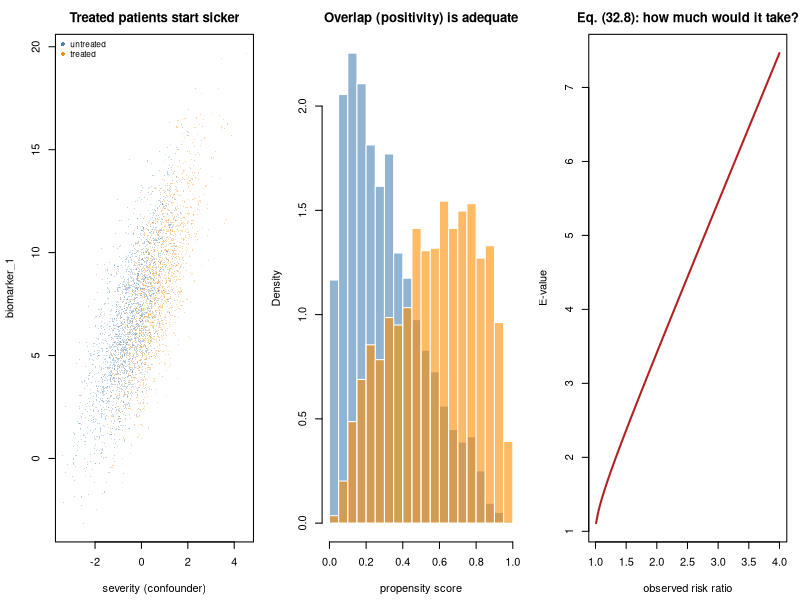

Generate this figure with R:
## ---- chunk 1
MODULE_NAME <- "E4_causal_question"
OUT <- file.path(Sys.getenv("STATS_OUT", unset = "results"), MODULE_NAME)
dir.create(OUT, recursive = TRUE, showWarnings = FALSE)
header <- function(txt) cat("\n", strrep("=", 72), "\n", txt, "\n",
                            strrep("=", 72), "\n", sep = "")
TRUE_ATE <- -1.50     # the estimand: average treatment effect on biomarker_1
## ---- chunk 2
make_registry <- function(seed = 3, n = 4000, ate = TRUE_ATE, unmeasured = 0) {
  set.seed(seed)
  age <- rnorm(n, 64, 11)
  ## Frailty is NEVER returned. It always affects the outcome and the toxicity
  ## risk; `unmeasured` additionally makes it affect TREATMENT, which is what
  ## turns it into a confounder (Q5).
  frailty <- rnorm(n)
  severity <- 0.045*(age - 64) + rnorm(n) + unmeasured*frailty
  biomarker_0 <- 10 + 1.4*severity + rnorm(n, 0, 1.2)
  ## CONFOUNDING BY INDICATION: sicker patients are more likely to be treated.
  lp_t <- -0.4 + 0.95*severity + 0.22*(biomarker_0 - 10) + unmeasured*frailty
  treated <- rbinom(n, 1, plogis(lp_t))
  biomarker_1 <- 8 + ate*treated + 1.7*severity + 0.55*(biomarker_0 - 10) +
    0.02*(age - 64) + 1.6*frailty + rnorm(n, 0, 1.2)
  ## COLLIDER: a common effect of treatment and frailty.
  toxicity <- rbinom(n, 1, plogis(-1.0 + 2.0*treated + 2.2*frailty))
  data.frame(age, severity, biomarker_0, treated, toxicity, biomarker_1)
}
header("The registry")
reg <- make_registry()
cat(sprintf("  n = %d, treated = %d (%.1f%%)\n", nrow(reg), sum(reg$treated),
            100*mean(reg$treated)))
cat(sprintf("\n  %-16s%12s%12s%12s\n", "variable", "untreated", "treated",
            "std. diff"))
for (v in c("age", "severity", "biomarker_0", "toxicity", "biomarker_1")) {
  a <- reg[[v]][reg$treated == 0]; b <- reg[[v]][reg$treated == 1]
  sd_p <- sqrt((var(a) + var(b))/2)
  cat(sprintf("  %-16s%12.3f%12.3f%12.3f\n", v, mean(a), mean(b),
              (mean(b) - mean(a))/sd_p))
}
cat("\n  A standardised difference above ~0.1 marks an imbalanced covariate.\n")
cat("  The treated patients are SICKER at baseline - that is the whole\n")
cat("  problem, and it is visible before any modelling.\n")
## ---- chunk 3

## ---- chunk 4

## ---- chunk 5
# naive <- mean(reg$biomarker_1[reg$treated == 1]) -
#          mean(reg$biomarker_1[reg$treated == 0])
# cat(sprintf("  naive difference in means : %+.3f\n", naive))
# cat(sprintf("  true ATE                  : %+.3f\n", TRUE_ATE))
# cat(sprintf("  bias                      : %+.3f\n", naive - TRUE_ATE))
# cat("\n  The naive estimate has the WRONG SIGN. A drug that genuinely lowers\n")
# cat("  the biomarker appears to raise it, because the patients who received\n")
# cat("  it were sicker to begin with.\n")
#
# ## This is confounding by indication, the default state of every
# ## observational treatment comparison in medicine. Sample size does not help:
# ## with n = 4,000 the naive estimate is precisely and confidently wrong.
# ## Precision is not accuracy.
## ---- chunk 6

## ---- chunk 7

## ---- chunk 8
# CONF <- c("severity", "biomarker_0", "age")
# ## (a) Outcome regression: the coefficient on `treated` is the ATE provided
# ##     the model is right and all confounders are in it.
# m_out <- lm(biomarker_1 ~ treated + severity + biomarker_0 + age, reg)
# ate_reg <- coef(m_out)["treated"]
# ## (b) IPTW: model treatment, then weight by 1/P(own treatment). This builds
# ##     a pseudo-population in which treatment is independent of the measured
# ##     confounders.
# ps_model <- glm(treated ~ severity + biomarker_0 + age, binomial, reg)
# ps <- fitted(ps_model)
# ## Stabilised weights: same estimand, much lower variance.
# p_t <- mean(reg$treated)
# w <- ifelse(reg$treated == 1, p_t/ps, (1 - p_t)/(1 - ps))
# wm <- function(x, ww) sum(x*ww)/sum(ww)
# i1 <- reg$treated == 1; i0 <- !i1
# ate_iptw <- wm(reg$biomarker_1[i1], w[i1]) - wm(reg$biomarker_1[i0], w[i0])
# naive <- mean(reg$biomarker_1[i1]) - mean(reg$biomarker_1[i0])
# cat(sprintf("  %-34s%10s%10s\n", "estimator", "ATE", "bias"))
# cat(sprintf("  %-34s%10.3f%10.3f\n", "naive difference", naive, naive - TRUE_ATE))
# cat(sprintf("  %-34s%10.3f%10.3f\n", "outcome regression", ate_reg, ate_reg - TRUE_ATE))
# cat(sprintf("  %-34s%10.3f%10.3f\n", "IPTW (stabilised)", ate_iptw, ate_iptw - TRUE_ATE))
# cat(sprintf("  %-34s%10.3f%10.3f\n", "TRUTH", TRUE_ATE, 0))
# cat(sprintf("\n  %-16s%18s%22s\n", "covariate", "std diff before",
#             "std diff after IPTW"))
# for (v in CONF) {
#   a <- reg[[v]][i0]; b <- reg[[v]][i1]
#   sd_p <- sqrt((var(a) + var(b))/2)
#   cat(sprintf("  %-16s%18.3f%22.3f\n", v, (mean(b) - mean(a))/sd_p,
#               (wm(b, w[i1]) - wm(a, w[i0]))/sd_p))
# }
# cat(sprintf("\n  weight diagnostics: max = %.2f, effective n = %.0f of %d\n",
#             max(w), sum(w)^2/sum(w^2), nrow(reg)))
#
# ## Both estimators recover the truth, because between them they use the SAME
# ## assumption: all confounders are measured and correctly modelled. They are
# ## not independent checks of each other. What IPTW adds is the BALANCE TABLE,
# ## which IS checkable: if the standardised differences do not collapse, your
# ## propensity model is wrong and you know it before looking at the outcome.
## ---- chunk 9

## ---- chunk 10

## ---- chunk 11
# m_coll <- lm(biomarker_1 ~ treated + severity + biomarker_0 + age + toxicity, reg)
# ## Stratifying on the collider is the same mistake in another costume.
# m_strat <- lm(biomarker_1 ~ treated + severity + biomarker_0 + age,
#               subset(reg, toxicity == 0))
# cat(sprintf("  %-46s%10s%10s\n", "model", "ATE", "bias"))
# for (nm in list(c("correct: confounders only", coef(m_out)["treated"]),
#                 c("+ toxicity (a COLLIDER)", coef(m_coll)["treated"]),
#                 c("restricted to toxicity == 0", coef(m_strat)["treated"]),
#                 c("TRUTH", TRUE_ATE)))
#   cat(sprintf("  %-46s%10.3f%10.3f\n", nm[[1]], as.numeric(nm[[2]]),
#               as.numeric(nm[[2]]) - TRUE_ATE))
# cat(sprintf("\n  toxicity is strongly 'significant': p = %.2e,\n",
#             coef(summary(m_coll))["toxicity", "Pr(>|t|)"]))
# cat(sprintf("  and adding it RAISES R^2 from %.3f to %.3f.\n",
#             summary(m_out)$r.squared, summary(m_coll)$r.squared))
#
# ## Every statistical signal says to include toxicity: it is overwhelmingly
# ## significant, it raises R^2, it lowers the residual variance. And it makes
# ## the answer WRONG - here it overstates the benefit by about a third.
# ##
# ## Toxicity is a common effect of treatment and of frailty, and frailty also
# ## causes the outcome. Conditioning on a common effect induces an association
# ## between its causes (eq. 32.2), so the closed path
# ##     treated -> toxicity <- frailty -> biomarker_1
# ## is opened and its bias lands on the treatment coefficient. Restricting to
# ## non-toxic patients does the same damage - slightly worse, in fact - which
# ## is why "we excluded patients who experienced toxicity" is a red flag in a
# ## methods section.
# ##
# ## NOTHING IN THE DATA distinguishes a collider from a confounder. Only the
# ## knowledge that toxicity happened AFTER treatment, and shares a cause with
# ## the outcome, settles it. That is why you draw the DAG before you fit.
## ---- chunk 12

## ---- chunk 13

## ---- chunk 14
# estimators <- function(df, out_formula, ps_formula) {
#   mo <- lm(out_formula, df)
#   mu1 <- predict(mo, transform(df, treated = 1))
#   mu0 <- predict(mo, transform(df, treated = 0))
#   e <- pmin(pmax(fitted(glm(ps_formula, binomial, df)), 0.02), 0.98)
#   a <- df$treated; y <- df$biomarker_1
#   pt <- mean(a)
#   ws <- ifelse(a == 1, pt/e, (1 - pt)/(1 - e))
#   ate_g <- mean(mu1 - mu0)
#   ate_ipw <- sum(y[a == 1]*ws[a == 1])/sum(ws[a == 1]) -
#              sum(y[a == 0]*ws[a == 0])/sum(ws[a == 0])
#   ## AIPW = g-formula estimate + a weighted residual correction.
#   aipw <- mean(a*(y - mu1)/e - (1 - a)*(y - mu0)/(1 - e) + mu1 - mu0)
#   c(g = ate_g, ipw = ate_ipw, aipw = aipw)
# }
# GOOD_OUT <- biomarker_1 ~ treated + severity + biomarker_0 + age
# BAD_OUT  <- biomarker_1 ~ treated                       # omits confounders
# GOOD_PS  <- treated ~ severity + biomarker_0 + age
# BAD_PS   <- treated ~ age                               # omits real drivers
# cat(sprintf("  %-16s%-14s%10s%10s%10s\n", "outcome model", "PS model",
#             "g-form", "IPTW", "AIPW"))
# for (o in list(c("correct", "GOOD_OUT"), c("WRONG", "BAD_OUT")))
#   for (p_ in list(c("correct", "GOOD_PS"), c("WRONG", "BAD_PS"))) {
#     r <- estimators(reg, get(o[2]), get(p_[2]))
#     cat(sprintf("  %-16s%-14s%10.3f%10.3f%10.3f\n", o[1], p_[1],
#                 r["g"], r["ipw"], r["aipw"]))
#   }
# cat(sprintf("  %-30s%10.3f%10.3f%10.3f\n", "TRUTH", TRUE_ATE, TRUE_ATE, TRUE_ATE))
#
# ## Read the AIPW column: it lands near the truth in the first three rows and
# ## fails only when BOTH models are wrong. That is double robustness - two
# ## chances to be right instead of one.
# ##
# ## It is not magic. AIPW does NOT protect against an unmeasured confounder,
# ## because neither model can contain a variable you do not have. It protects
# ## against getting the functional form wrong, not against the wrong variable
# ## list. Q5 is about the other failure.
## ---- chunk 15

## ---- chunk 16

## ---- chunk 17
# cat(sprintf("  %-14s%10s%11s%10s%10s\n", "unmeasured", "naive", "adjusted",
#             "AIPW", "bias"))
# for (u in c(0, 0.3, 0.6, 1.0, 1.6)) {
#   r <- make_registry(seed = 3, unmeasured = u)
#   nv <- mean(r$biomarker_1[r$treated == 1]) - mean(r$biomarker_1[r$treated == 0])
#   e <- estimators(r, GOOD_OUT, GOOD_PS)
#   cat(sprintf("  %-14.1f%10.3f%11.3f%10.3f%10.3f\n", u, nv, e["g"], e["aipw"],
#               e["aipw"] - TRUE_ATE))
# }
# cat(sprintf("  %-14s%10s%11.3f%10.3f%10.3f\n", "TRUTH", "", TRUE_ATE, TRUE_ATE, 0))
#
# ## Every method above adjusts only for what it can see. As the unmeasured
# ## frailty strengthens, ALL of them drift together - the doubly robust
# ## estimator no better than the rest. No amount of methodological
# ## sophistication substitutes for measuring the confounder.
# ##
# ## Since you can never rule this out, report how strong the unmeasured
# ## confounding would have to be. For a risk ratio RR the E-value is
# ##     E = RR + sqrt(RR*(RR - 1))                          (eq. 32.8)
# ## the minimum association (with BOTH treatment and outcome) an unmeasured
# ## confounder would need to explain the estimate away.
# for (rr in c(1.2, 1.5, 2.0, 3.0))
#   cat(sprintf("    RR = %.1f  ->  E-value = %.2f\n", rr, rr + sqrt(rr*(rr - 1))))
# cat("\n  An E-value of 1.7 means a confounder would need ~1.7-fold\n")
# cat("  associations with both treatment and outcome - plausible, so the\n")
# cat("  finding is fragile. An E-value of 5 would be hard to dismiss.\n")
## ---- chunk 18
header("The generative truth")
cat(sprintf("  TRUE average treatment effect = %+.2f on biomarker_1.\n\n", TRUE_ATE))
cat("  Variable roles - the only thing that matters, and the only thing the
  data cannot tell you:

    severity      CONFOUNDER  causes treatment and outcome    -> ADJUST
    biomarker_0   CONFOUNDER  causes treatment and outcome    -> ADJUST
    age           CONFOUNDER  via severity, plus direct       -> ADJUST
    toxicity      COLLIDER    caused by treatment AND frailty -> DO NOT ADJUST
    frailty       UNMEASURED  causes the outcome and toxicity -> cannot adjust
                              (and, in Q5, treatment too -> then a confounder)

  The four lessons, in order of how often they are violated:

    1. The naive comparison had the WRONG SIGN. Confounding by indication is
       the default, not the exception.
    2. Adjusting for MORE variables is not safer. Adding the collider made a
       correct analysis wrong, while improving every fit statistic.
    3. Doubly robust estimation gives two chances at the functional form. It
       gives no protection against a variable you did not measure.
    4. Because you can never prove there is no unmeasured confounding,
       quantify how much would be needed. That is what an E-value is for.

  Which variables to adjust for is decided by the DAG - by what you know
  about how the data were generated - and never by stepwise selection, by
  p-values, or by which model fits best.\n")

png(file.path(OUT, "causal_question.png"), width = 1200, height = 420, res = 110)
par(mfrow = c(1, 3), mar = c(4.4, 4.2, 2.6, 1))
plot(reg$severity, reg$biomarker_1, pch = 16, cex = 0.25,
     col = adjustcolor(c("steelblue", "darkorange")[reg$treated + 1], 0.35),
     xlab = "severity (confounder)", ylab = "biomarker_1",
     main = "Treated patients start sicker")
legend("topleft", c("untreated", "treated"), col = c("steelblue", "darkorange"),
       pch = 16, bty = "n", cex = 0.75)
ps <- fitted(glm(treated ~ severity + biomarker_0 + age, binomial, reg))
h0 <- hist(ps[reg$treated == 0], breaks = 30, plot = FALSE)
h1 <- hist(ps[reg$treated == 1], breaks = 30, plot = FALSE)
plot(h0, col = adjustcolor("steelblue", 0.6), border = "white", freq = FALSE,
     xlab = "propensity score", main = "Overlap (positivity) is adequate",
     ylim = c(0, max(h0$density, h1$density)))
plot(h1, col = adjustcolor("darkorange", 0.6), border = "white", freq = FALSE,
     add = TRUE)
rr <- seq(1.01, 4, length.out = 100)
plot(rr, rr + sqrt(rr*(rr - 1)), type = "l", lwd = 2, col = "firebrick",
     xlab = "observed risk ratio", ylab = "E-value",
     main = "Eq. (32.8): how much would it take?")
invisible(dev.off())
cat("Figure written to", file.path(OUT, "causal_question.png"), "\n")
